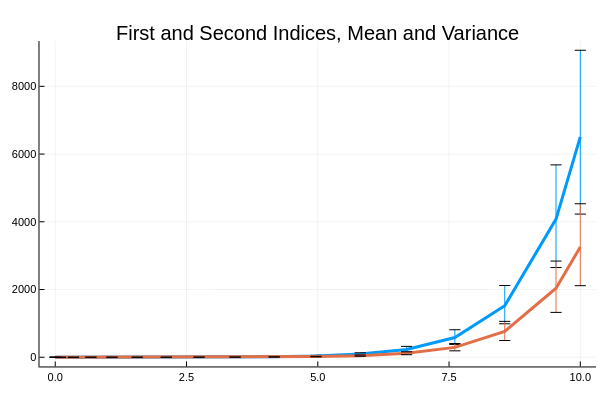

Notebook source saved alongside this figure:
### Code cell
plot(summ, idxs = [1, 2], error_style = :bars, title = "First and Second Indices, Mean and Variance")

### Figure 1 — Plotly figure (JSON) as saved in the notebook; plotly's stock layout.template omitted (floating-point values rounded to 4 significant figures)
{"data": [{"colorbar": {"title": ""}, "hoverinfo": "text", "legendgroup": "y1", "line": {"color": "rgba(0, 154, 250, 1.000)", "dash": "solid", "shape": "linear", "width": 3}, "mode": "lines", "name": "y1", "showlegend": true, "text": [null, null, null, null, null, null, null, null, null, null, null, null, null, null, null, null, null], "type": "scatter", "x": [0, 0.09971, 0.3459, 0.6781, 1.08, 1.562, 2.115, 2.739, 3.425, 4.17, 4.966, 5.809, 6.692, 7.611, 8.561, 9.537, 10], "xaxis": "x1", "y": [0.2674, 0.2958, 0.3793, 0.5305, 0.7962, 1.295, 2.265, 4.251, 8.503, 18.04, 40.33, 94.45, 230.5, 583.0, 1521.0, 4078.0, 6509.0], "yaxis": "y1", "zmax": 0.1, "zmin": -0.1}, {"colorbar": {"title": ""}, "hoverinfo": "text", "legendgroup": "", "line": {"color": "rgba(0, 154, 250, 1.000)", "dash": "solid", "shape": "linear", "width": 1}, "marker": {"color": "rgba(0, 154, 250, 1.000)", "line": {"color": "rgba(0, 0, 0, 1.000)", "width": 1}, "size": 8, "symbol": "line-ew"}, "mode": "lines+markers", "name": "", "showlegend": false, "text": [null, null], "type": "scatter", "x": [0, 0], "xaxis": "x1", "y": [0.1737, 0.3725], "yaxis": "y1", "zmax": 0.1, "zmin": -0.1}, {"colorbar": {"title": ""}, "hoverinfo": "text", "legendgroup": "", "line": {"color": "rgba(0, 154, 250, 1.000)", "dash": "solid", "shape": "linear", "width": 1}, "marker": {"color": "rgba(0, 154, 250, 1.000)", "line": {"color": "rgba(0, 0, 0, 1.000)", "width": 1}, "size": 8, "symbol": "line-ew"}, "mode": "lines+markers", "name": "", "showlegend": false, "text": [null, null], "type": "scatter", "x": [0.09971, 0.09971], "xaxis": "x1", "y": [0.1921, 0.412], "yaxis": "y1", "zmax": 0.1, "zmin": -0.1}, {"colorbar": {"title": ""}, "hoverinfo": "text", "legendgroup": "", "line": {"color": "rgba(0, 154, 250, 1.000)", "dash": "solid", "shape": "linear", "width": 1}, "marker": {"color": "rgba(0, 154, 250, 1.000)", "line": {"color": "rgba(0, 0, 0, 1.000)", "width": 1}, "size": 8, "symbol": "line-ew"}, "mode": "lines+markers", "name": "", "showlegend": false, "text": [null, null], "type": "scatter", "x": [0.3459, 0.3459], "xaxis": "x1", "y": [0.2463, 0.5283], "yaxis": "y1", "zmax": 0.1, "zmin": -0.1}, {"colorbar": {"title": ""}, "hoverinfo": "text", "legendgroup": "", "line": {"color": "rgba(0, 154, 250, 1.000)", "dash": "solid", "shape": "linear", "width": 1}, "marker": {"color": "rgba(0, 154, 250, 1.000)", "line": {"color": "rgba(0, 0, 0, 1.000)", "width": 1}, "size": 8, "symbol": "line-ew"}, "mode": "lines+markers", "name": "", "showlegend": false, "text": [null, null], "type": "scatter", "x": [0.6781, 0.6781], "xaxis": "x1", "y": [0.3445, 0.7389], "yaxis": "y1", "zmax": 0.1, "zmin": -0.1}, {"colorbar": {"title": ""}, "hoverinfo": "text", "legendgroup": "", "line": {"color": "rgba(0, 154, 250, 1.000)", "dash": "solid", "shape": "linear", "width": 1}, "marker": {"color": "rgba(0, 154, 250, 1.000)", "line": {"color": "rgba(0, 0, 0, 1.000)", "width": 1}, "size": 8, "symbol": "line-ew"}, "mode": "lines+markers", "name": "", "showlegend": false, "text": [null, null], "type": "scatter", "x": [1.08, 1.08], "xaxis": "x1", "y": [0.5171, 1.109], "yaxis": "y1", "zmax": 0.1, "zmin": -0.1}, {"colorbar": {"title": ""}, "hoverinfo": "text", "legendgroup": "", "line": {"color": "rgba(0, 154, 250, 1.000)", "dash": "solid", "shape": "linear", "width": 1}, "marker": {"color": "rgba(0, 154, 250, 1.000)", "line": {"color": "rgba(0, 0, 0, 1.000)", "width": 1}, "size": 8, "symbol": "line-ew"}, "mode": "lines+markers", "name": "", "showlegend": false, "text": [null, null], "type": "scatter", "x": [1.562, 1.562], "xaxis": "x1", "y": [0.8412, 1.804], "yaxis": "y1", "zmax": 0.1, "zmin": -0.1}, {"colorbar": {"title": ""}, "hoverinfo": "text", "legendgroup": "", "line": {"color": "rgba(0, 154, 250, 1.000)", "dash": "solid", "shape": "linear", "width": 1}, "marker": {"color": "rgba(0, 154, 250, 1.000)", "line": {"color": "rgba(0, 0, 0, 1.000)", "width": 1}, "size": 8, "symbol": "line-ew"}, "mode": "lines+markers", "name": "", "showlegend": false, "text": [null, null], "type": "scatter", "x": [2.115, 2.115], "xaxis": "x1", "y": [1.471, 3.155], "yaxis": "y1", "zmax": 0.1, "zmin": -0.1}, {"colorbar": {"title": ""}, "hoverinfo": "text", "legendgroup": "", "line": {"color": "rgba(0, 154, 250, 1.000)", "dash": "solid", "shape": "linear", "width": 1}, "marker": {"color": "rgba(0, 154, 250, 1.000)", "line": {"color": "rgba(0, 0, 0, 1.000)", "width": 1}, "size": 8, "symbol": "line-ew"}, "mode": "lines+markers", "name": "", "showlegend": false, "text": [null, null], "type": "scatter", "x": [2.739, 2.739], "xaxis": "x1", "y": [2.761, 5.92], "yaxis": "y1", "zmax": 0.1, "zmin": -0.1}, {"colorbar": {"title": ""}, "hoverinfo": "text", "legendgroup": "", "line": {"color": "rgba(0, 154, 250, 1.000)", "dash": "solid", "shape": "linear", "width": 1}, "marker": {"color": "rgba(0, 154, 250, 1.000)", "line": {"color": "rgba(0, 0, 0, 1.000)", "width": 1}, "size": 8, "symbol": "line-ew"}, "mode": "lines+markers", "name": "", "showlegend": false, "text": [null, null], "type": "scatter", "x": [3.425, 3.425], "xaxis": "x1", "y": [5.523, 11.84], "yaxis": "y1", "zmax": 0.1, "zmin": -0.1}, {"colorbar": {"title": ""}, "hoverinfo": "text", "legendgroup": "", "line": {"color": "rgba(0, 154, 250, 1.000)", "dash": "solid", "shape": "linear", "width": 1}, "marker": {"color": "rgba(0, 154, 250, 1.000)", "line": {"color": "rgba(0, 0, 0, 1.000)", "width": 1}, "size": 8, "symbol": "line-ew"}, "mode": "lines+markers", "name": "", "showlegend": false, "text": [null, null], "type": "scatter", "x": [4.17, 4.17], "xaxis": "x1", "y": [11.72, 25.13], "yaxis": "y1", "zmax": 0.1, "zmin": -0.1}, {"colorbar": {"title": ""}, "hoverinfo": "text", "legendgroup": "", "line": {"color": "rgba(0, 154, 250, 1.000)", "dash": "solid", "shape": "linear", "width": 1}, "marker": {"color": "rgba(0, 154, 250, 1.000)", "line": {"color": "rgba(0, 0, 0, 1.000)", "width": 1}, "size": 8, "symbol": "line-ew"}, "mode": "lines+markers", "name": "", "showlegend": false, "text": [null, null], "type": "scatter", "x": [4.966, 4.966], "xaxis": "x1", "y": [26.19, 56.17], "yaxis": "y1", "zmax": 0.1, "zmin": -0.1}, {"colorbar": {"title": ""}, "hoverinfo": "text", "legendgroup": "", "line": {"color": "rgba(0, 154, 250, 1.000)", "dash": "solid", "shape": "linear", "width": 1}, "marker": {"color": "rgba(0, 154, 250, 1.000)", "line": {"color": "rgba(0, 0, 0, 1.000)", "width": 1}, "size": 8, "symbol": "line-ew"}, "mode": "lines+markers", "name": "", "showlegend": false, "text": [null, null], "type": "scatter", "x": [5.809, 5.809], "xaxis": "x1", "y": [61.34, 131.6], "yaxis": "y1", "zmax": 0.1, "zmin": -0.1}, {"colorbar": {"title": ""}, "hoverinfo": "text", "legendgroup": "", "line": {"color": "rgba(0, 154, 250, 1.000)", "dash": "solid", "shape": "linear", "width": 1}, "marker": {"color": "rgba(0, 154, 250, 1.000)", "line": {"color": "rgba(0, 0, 0, 1.000)", "width": 1}, "size": 8, "symbol": "line-ew"}, "mode": "lines+markers", "name": "", "showlegend": false, "text": [null, null], "type": "scatter", "x": [6.692, 6.692], "xaxis": "x1", "y": [149.7, 321.0], "yaxis": "y1", "zmax": 0.1, "zmin": -0.1}, {"colorbar": {"title": ""}, "hoverinfo": "text", "legendgroup": "", "line": {"color": "rgba(0, 154, 250, 1.000)", "dash": "solid", "shape": "linear", "width": 1}, "marker": {"color": "rgba(0, 154, 250, 1.000)", "line": {"color": "rgba(0, 0, 0, 1.000)", "width": 1}, "size": 8, "symbol": "line-ew"}, "mode": "lines+markers", "name": "", "showlegend": false, "text": [null, null], "type": "scatter", "x": [7.611, 7.611], "xaxis": "x1", "y": [378.6, 812.0], "yaxis": "y1", "zmax": 0.1, "zmin": -0.1}, {"colorbar": {"title": ""}, "hoverinfo": "text", "legendgroup": "", "line": {"color": "rgba(0, 154, 250, 1.000)", "dash": "solid", "shape": "linear", "width": 1}, "marker": {"color": "rgba(0, 154, 250, 1.000)", "line": {"color": "rgba(0, 0, 0, 1.000)", "width": 1}, "size": 8, "symbol": "line-ew"}, "mode": "lines+markers", "name": "", "showlegend": false, "text": [null, null], "type": "scatter", "x": [8.561, 8.561], "xaxis": "x1", "y": [988.0, 2119.0], "yaxis": "y1", "zmax": 0.1, "zmin": -0.1}, {"colorbar": {"title": ""}, "hoverinfo": "text", "legendgroup": "", "line": {"color": "rgba(0, 154, 250, 1.000)", "dash": "solid", "shape": "linear", "width": 1}, "marker": {"color": "rgba(0, 154, 250, 1.000)", "line": {"color": "rgba(0, 0, 0, 1.000)", "width": 1}, "size": 8, "symbol": "line-ew"}, "mode": "lines+markers", "name": "", "showlegend": false, "text": [null, null], "type": "scatter", "x": [9.537, 9.537], "xaxis": "x1", "y": [2649.0, 5680.0], "yaxis": "y1", "zmax": 0.1, "zmin": -0.1}, {"colorbar": {"title": ""}, "hoverinfo": "text", "legendgroup": "", "line": {"color": "rgba(0, 154, 250, 1.000)", "dash": "solid", "shape": "linear", "width": 1}, "marker": {"color": "rgba(0, 154, 250, 1.000)", "line": {"color": "rgba(0, 0, 0, 1.000)", "width": 1}, "size": 8, "symbol": "line-ew"}, "mode": "lines+markers", "name": "", "showlegend": false, "text": [null, null], "type": "scatter", "x": [10, 10], "xaxis": "x1", "y": [4227.0, 9066.0], "yaxis": "y1", "zmax": 0.1, "zmin": -0.1}, {"colorbar": {"title": ""}, "hoverinfo": "text", "legendgroup": "y2", "line": {"color": "rgba(227, 111, 71, 1.000)", "dash": "solid", "shape": "linear", "width": 3}, "mode": "lines", "name": "y2", "showlegend": true, "text": [null, null, null, null, null, null, null, null, null, null, null, null, null, null, null, null, null], "type": "scatter", "x": [0, 0.09971, 0.3459, 0.6781, 1.08, 1.562, 2.115, 2.739, 3.425, 4.17, 4.966, 5.809, 6.692, 7.611, 8.561, 9.537, 10], "xaxis": "x1", "y": [0.1337, 0.1479, 0.1896, 0.2652, 0.3981, 0.6476, 1.132, 2.125, 4.252, 9.019, 20.16, 47.22, 115.2, 291.5, 760.6, 2039.0, 3254.0], "yaxis": "y1", "zmax": 0.1, "zmin": -0.1}, {"colorbar": {"title": ""}, "hoverinfo": "text", "legendgroup": "", "line": {"color": "rgba(227, 111, 71, 1.000)", "dash": "solid", "shape": "linear", "width": 1}, "marker": {"color": "rgba(227, 111, 71, 1.000)", "line": {"color": "rgba(0, 0, 0, 1.000)", "width": 1}, "size": 8, "symbol": "line-ew"}, "mode": "lines+markers", "name": "", "showlegend": false, "text": [null, null], "type": "scatter", "x": [0, 0], "xaxis": "x1", "y": [0.08685, 0.1862], "yaxis": "y1", "zmax": 0.1, "zmin": -0.1}, {"colorbar": {"title": ""}, "hoverinfo": "text", "legendgroup": "", "line": {"color": "rgba(227, 111, 71, 1.000)", "dash": "solid", "shape": "linear", "width": 1}, "marker": {"color": "rgba(227, 111, 71, 1.000)", "line": {"color": "rgba(0, 0, 0, 1.000)", "width": 1}, "size": 8, "symbol": "line-ew"}, "mode": "lines+markers", "name": "", "showlegend": false, "text": [null, null], "type": "scatter", "x": [0.09971, 0.09971], "xaxis": "x1", "y": [0.09605, 0.206], "yaxis": "y1", "zmax": 0.1, "zmin": -0.1}, {"colorbar": {"title": ""}, "hoverinfo": "text", "legendgroup": "", "line": {"color": "rgba(227, 111, 71, 1.000)", "dash": "solid", "shape": "linear", "width": 1}, "marker": {"color": "rgba(227, 111, 71, 1.000)", "line": {"color": "rgba(0, 0, 0, 1.000)", "width": 1}, "size": 8, "symbol": "line-ew"}, "mode": "lines+markers", "name": "", "showlegend": false, "text": [null, null], "type": "scatter", "x": [0.3459, 0.3459], "xaxis": "x1", "y": [0.1232, 0.2641], "yaxis": "y1", "zmax": 0.1, "zmin": -0.1}, {"colorbar": {"title": ""}, "hoverinfo": "text", "legendgroup": "", "line": {"color": "rgba(227, 111, 71, 1.000)", "dash": "solid", "shape": "linear", "width": 1}, "marker": {"color": "rgba(227, 111, 71, 1.000)", "line": {"color": "rgba(0, 0, 0, 1.000)", "width": 1}, "size": 8, "symbol": "line-ew"}, "mode": "lines+markers", "name": "", "showlegend": false, "text": [null, null], "type": "scatter", "x": [0.6781, 0.6781], "xaxis": "x1", "y": [0.1723, 0.3694], "yaxis": "y1", "zmax": 0.1, "zmin": -0.1}, {"colorbar": {"title": ""}, "hoverinfo": "text", "legendgroup": "", "line": {"color": "rgba(227, 111, 71, 1.000)", "dash": "solid", "shape": "linear", "width": 1}, "marker": {"color": "rgba(227, 111, 71, 1.000)", "line": {"color": "rgba(0, 0, 0, 1.000)", "width": 1}, "size": 8, "symbol": "line-ew"}, "mode": "lines+markers", "name": "", "showlegend": false, "text": [null, null], "type": "scatter", "x": [1.08, 1.08], "xaxis": "x1", "y": [0.2585, 0.5545], "yaxis": "y1", "zmax": 0.1, "zmin": -0.1}, {"colorbar": {"title": ""}, "hoverinfo": "text", "legendgroup": "", "line": {"color": "rgba(227, 111, 71, 1.000)", "dash": "solid", "shape": "linear", "width": 1}, "marker": {"color": "rgba(227, 111, 71, 1.000)", "line": {"color": "rgba(0, 0, 0, 1.000)", "width": 1}, "size": 8, "symbol": "line-ew"}, "mode": "lines+markers", "name": "", "showlegend": false, "text": [null, null], "type": "scatter", "x": [1.562, 1.562], "xaxis": "x1", "y": [0.4206, 0.902], "yaxis": "y1", "zmax": 0.1, "zmin": -0.1}, {"colorbar": {"title": ""}, "hoverinfo": "text", "legendgroup": "", "line": {"color": "rgba(227, 111, 71, 1.000)", "dash": "solid", "shape": "linear", "width": 1}, "marker": {"color": "rgba(227, 111, 71, 1.000)", "line": {"color": "rgba(0, 0, 0, 1.000)", "width": 1}, "size": 8, "symbol": "line-ew"}, "mode": "lines+markers", "name": "", "showlegend": false, "text": [null, null], "type": "scatter", "x": [2.115, 2.115], "xaxis": "x1", "y": [0.7355, 1.577], "yaxis": "y1", "zmax": 0.1, "zmin": -0.1}, {"colorbar": {"title": ""}, "hoverinfo": "text", "legendgroup": "", "line": {"color": "rgba(227, 111, 71, 1.000)", "dash": "solid", "shape": "linear", "width": 1}, "marker": {"color": "rgba(227, 111, 71, 1.000)", "line": {"color": "rgba(0, 0, 0, 1.000)", "width": 1}, "size": 8, "symbol": "line-ew"}, "mode": "lines+markers", "name": "", "showlegend": false, "text": [null, null], "type": "scatter", "x": [2.739, 2.739], "xaxis": "x1", "y": [1.38, 2.96], "yaxis": "y1", "zmax": 0.1, "zmin": -0.1}, {"colorbar": {"title": ""}, "hoverinfo": "text", "legendgroup": "", "line": {"color": "rgba(227, 111, 71, 1.000)", "dash": "solid", "shape": "linear", "width": 1}, "marker": {"color": "rgba(227, 111, 71, 1.000)", "line": {"color": "rgba(0, 0, 0, 1.000)", "width": 1}, "size": 8, "symbol": "line-ew"}, "mode": "lines+markers", "name": "", "showlegend": false, "text": [null, null], "type": "scatter", "x": [3.425, 3.425], "xaxis": "x1", "y": [2.761, 5.922], "yaxis": "y1", "zmax": 0.1, "zmin": -0.1}, {"colorbar": {"title": ""}, "hoverinfo": "text", "legendgroup": "", "line": {"color": "rgba(227, 111, 71, 1.000)", "dash": "solid", "shape": "linear", "width": 1}, "marker": {"color": "rgba(227, 111, 71, 1.000)", "line": {"color": "rgba(0, 0, 0, 1.000)", "width": 1}, "size": 8, "symbol": "line-ew"}, "mode": "lines+markers", "name": "", "showlegend": false, "text": [null, null], "type": "scatter", "x": [4.17, 4.17], "xaxis": "x1", "y": [5.858, 12.56], "yaxis": "y1", "zmax": 0.1, "zmin": -0.1}, {"colorbar": {"title": ""}, "hoverinfo": "text", "legendgroup": "", "line": {"color": "rgba(227, 111, 71, 1.000)", "dash": "solid", "shape": "linear", "width": 1}, "marker": {"color": "rgba(227, 111, 71, 1.000)", "line": {"color": "rgba(0, 0, 0, 1.000)", "width": 1}, "size": 8, "symbol": "line-ew"}, "mode": "lines+markers", "name": "", "showlegend": false, "text": [null, null], "type": "scatter", "x": [4.966, 4.966], "xaxis": "x1", "y": [13.1, 28.08], "yaxis": "y1", "zmax": 0.1, "zmin": -0.1}, {"colorbar": {"title": ""}, "hoverinfo": "text", "legendgroup": "", "line": {"color": "rgba(227, 111, 71, 1.000)", "dash": "solid", "shape": "linear", "width": 1}, "marker": {"color": "rgba(227, 111, 71, 1.000)", "line": {"color": "rgba(0, 0, 0, 1.000)", "width": 1}, "size": 8, "symbol": "line-ew"}, "mode": "lines+markers", "name": "", "showlegend": false, "text": [null, null], "type": "scatter", "x": [5.809, 5.809], "xaxis": "x1", "y": [30.67, 65.78], "yaxis": "y1", "zmax": 0.1, "zmin": -0.1}, {"colorbar": {"title": ""}, "hoverinfo": "text", "legendgroup": "", "line": {"color": "rgba(227, 111, 71, 1.000)", "dash": "solid", "shape": "linear", "width": 1}, "marker": {"color": "rgba(227, 111, 71, 1.000)", "line": {"color": "rgba(0, 0, 0, 1.000)", "width": 1}, "size": 8, "symbol": "line-ew"}, "mode": "lines+markers", "name": "", "showlegend": false, "text": [null, null], "type": "scatter", "x": [6.692, 6.692], "xaxis": "x1", "y": [74.84, 160.5], "yaxis": "y1", "zmax": 0.1, "zmin": -0.1}, {"colorbar": {"title": ""}, "hoverinfo": "text", "legendgroup": "", "line": {"color": "rgba(227, 111, 71, 1.000)", "dash": "solid", "shape": "linear", "width": 1}, "marker": {"color": "rgba(227, 111, 71, 1.000)", "line": {"color": "rgba(0, 0, 0, 1.000)", "width": 1}, "size": 8, "symbol": "line-ew"}, "mode": "lines+markers", "name": "", "showlegend": false, "text": [null, null], "type": "scatter", "x": [7.611, 7.611], "xaxis": "x1", "y": [189.3, 406.0], "yaxis": "y1", "zmax": 0.1, "zmin": -0.1}, {"colorbar": {"title": ""}, "hoverinfo": "text", "legendgroup": "", "line": {"color": "rgba(227, 111, 71, 1.000)", "dash": "solid", "shape": "linear", "width": 1}, "marker": {"color": "rgba(227, 111, 71, 1.000)", "line": {"color": "rgba(0, 0, 0, 1.000)", "width": 1}, "size": 8, "symbol": "line-ew"}, "mode": "lines+markers", "name": "", "showlegend": false, "text": [null, null], "type": "scatter", "x": [8.561, 8.561], "xaxis": "x1", "y": [494.0, 1059.0], "yaxis": "y1", "zmax": 0.1, "zmin": -0.1}, {"colorbar": {"title": ""}, "hoverinfo": "text", "legendgroup": "", "line": {"color": "rgba(227, 111, 71, 1.000)", "dash": "solid", "shape": "linear", "width": 1}, "marker": {"color": "rgba(227, 111, 71, 1.000)", "line": {"color": "rgba(0, 0, 0, 1.000)", "width": 1}, "size": 8, "symbol": "line-ew"}, "mode": "lines+markers", "name": "", "showlegend": false, "text": [null, null], "type": "scatter", "x": [9.537, 9.537], "xaxis": "x1", "y": [1324.0, 2840.0], "yaxis": "y1", "zmax": 0.1, "zmin": -0.1}, {"colorbar": {"title": ""}, "hoverinfo": "text", "legendgroup": "", "line": {"color": "rgba(227, 111, 71, 1.000)", "dash": "solid", "shape": "linear", "width": 1}, "marker": {"color": "rgba(227, 111, 71, 1.000)", "line": {"color": "rgba(0, 0, 0, 1.000)", "width": 1}, "size": 8, "symbol": "line-ew"}, "mode": "lines+markers", "name": "", "showlegend": false, "text": [null, null], "type": "scatter", "x": [10, 10], "xaxis": "x1", "y": [2114.0, 4533.0], "yaxis": "y1", "zmax": 0.1, "zmin": -0.1}], "layout": {"annotations": [{"font": {"color": "rgba(0, 0, 0, 1.000)", "family": "sans-serif", "size": 20}, "rotation": 0, "showarrow": false, "text": "First and Second Indices, Mean and Variance", "x": 0.5296, "xanchor": "center", "xref": "paper", "y": 1, "yanchor": "top", "yref": "paper"}], "height": 400, "margin": {"b": 20, "l": 0, "r": 0, "t": 20}, "paper_bgcolor": "rgba(255, 255, 255, 1.000)", "plot_bgcolor": "rgba(255, 255, 255, 1.000)", "showlegend": false, "width": 600, "xaxis": {"anchor": "y1", "domain": [0.06582, 0.9934], "gridcolor": "rgba(0, 0, 0, 0.100)", "gridwidth": 0.5, "linecolor": "rgba(0, 0, 0, 1.000)", "mirror": false, "range": [-0.3, 10.3], "showgrid": true, "showline": true, "showticklabels": true, "tickangle": 0, "tickcolor": "rgb(0, 0, 0)", "tickfont": {"color": "rgba(0, 0, 0, 1.000)", "family": "sans-serif", "size": 11}, "tickmode": "array", "ticks": "inside", "ticktext": ["0.0", "2.5", "5.0", "7.5", "10.0"], "tickvals": [0, 2.5, 5, 7.5, 10], "title": "", "titlefont": {"color": "rgba(0, 0, 0, 1.000)", "family": "sans-serif", "size": 15}, "type": "-", "visible": true, "zeroline": false, "zerolinecolor": "rgba(0, 0, 0, 1.000)"}, "yaxis": {"anchor": "x1", "domain": [0.03762, 0.9415], "gridcolor": "rgba(0, 0, 0, 0.100)", "gridwidth": 0.5, "linecolor": "rgba(0, 0, 0, 1.000)", "mirror": false, "range": [-271.9, 9337.0], "showgrid": true, "showline": true, "showticklabels": true, "tickangle": 0, "tickcolor": "rgb(0, 0, 0)", "tickfont": {"color": "rgba(0, 0, 0, 1.000)", "family": "sans-serif", "size": 11}, "tickmode": "array", "ticks": "inside", "ticktext": ["0", "2000", "4000", "6000", "8000"], "tickvals": [0, 2000, 4000, 6000, 8000], "title": "", "titlefont": {"color": "rgba(0, 0, 0, 1.000)", "family": "sans-serif", "size": 15}, "type": "-", "visible": true, "zeroline": false, "zerolinecolor": "rgba(0, 0, 0, 1.000)"}}}
